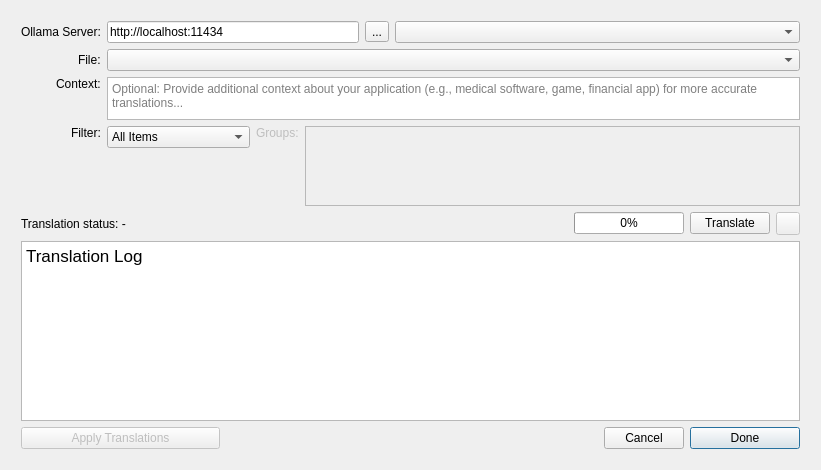
<?xml version="1.0" encoding="UTF-8"?>
<ui version="4.0">
 <class>MachineTranslationDialog</class>
 <widget class="QDialog" name="MachineTranslationDialog">
  <property name="geometry">
   <rect>
    <x>0</x>
    <y>0</y>
    <width>821</width>
    <height>470</height>
   </rect>
  </property>
  <property name="windowTitle">
   <string>Auto Translation Dialog</string>
  </property>
  <layout class="QGridLayout" name="gridLayout_2" rowstretch="0">
   <item row="0" column="0">
    <layout class="QGridLayout" name="gridLayout" rowstretch="0,0,0,0,0,0,0,0,0,1,0,0">
     <property name="sizeConstraint">
      <enum>QLayout::SizeConstraint::SetDefaultConstraint</enum>
     </property>
     <property name="leftMargin">
      <number>10</number>
     </property>
     <property name="topMargin">
      <number>10</number>
     </property>
     <property name="rightMargin">
      <number>10</number>
     </property>
     <property name="bottomMargin">
      <number>10</number>
     </property>
     <item row="7" column="19">
      <widget class="QToolButton" name="stopButton">
       <property name="enabled">
        <bool>false</bool>
       </property>
       <property name="sizePolicy">
        <sizepolicy hsizetype="Fixed" vsizetype="Fixed">
         <horstretch>100</horstretch>
         <verstretch>100</verstretch>
        </sizepolicy>
       </property>
       <property name="text">
        <string/>
       </property>
       <property name="icon">
        <iconset theme="QIcon::ThemeIcon::ProcessStop"/>
       </property>
       <property name="checkable">
        <bool>false</bool>
       </property>
      </widget>
     </item>
     <item row="1" column="1" rowspan="3" colspan="19">
      <widget class="QComboBox" name="filesComboBox"/>
     </item>
     <item row="0" column="9">
      <widget class="QToolButton" name="connectButton">
       <property name="text">
        <string>...</string>
       </property>
       <property name="icon">
        <iconset theme="QIcon::ThemeIcon::SystemSearch"/>
       </property>
      </widget>
     </item>
     <item row="0" column="10" colspan="10">
      <widget class="QComboBox" name="modelComboBox">
       <property name="minimumSize">
        <size>
         <width>150</width>
         <height>0</height>
        </size>
       </property>
      </widget>
     </item>
     <item row="0" column="0" alignment="Qt::AlignmentFlag::AlignRight">
      <widget class="QLabel" name="serverLabel">
       <property name="text">
        <string>Ollama Server:</string>
       </property>
       <property name="buddy">
        <cstring>serverText</cstring>
       </property>
      </widget>
     </item>
     <item row="1" column="0" rowspan="3" alignment="Qt::AlignmentFlag::AlignRight">
      <widget class="QLabel" name="filesLabel">
       <property name="text">
        <string>File:</string>
       </property>
       <property name="buddy">
        <cstring>filesComboBox</cstring>
       </property>
      </widget>
     </item>
     <item row="7" column="0" colspan="16">
      <widget class="QLabel" name="statusLabel">
       <property name="sizePolicy">
        <sizepolicy hsizetype="Preferred" vsizetype="Preferred">
         <horstretch>0</horstretch>
         <verstretch>0</verstretch>
        </sizepolicy>
       </property>
       <property name="text">
        <string>Translation status: -</string>
       </property>
      </widget>
     </item>
     <item row="10" column="18" rowspan="2" colspan="2">
      <widget class="QPushButton" name="doneButton">
       <property name="sizePolicy">
        <sizepolicy hsizetype="Minimum" vsizetype="Fixed">
         <horstretch>0</horstretch>
         <verstretch>0</verstretch>
        </sizepolicy>
       </property>
       <property name="maximumSize">
        <size>
         <width>16777215</width>
         <height>16777215</height>
        </size>
       </property>
       <property name="text">
        <string>Done</string>
       </property>
      </widget>
     </item>
     <item row="4" column="0" alignment="Qt::AlignmentFlag::AlignRight|Qt::AlignmentFlag::AlignTop">
      <widget class="QLabel" name="contextLabel">
       <property name="text">
        <string>Context:</string>
       </property>
       <property name="buddy">
        <cstring>contextEdit</cstring>
       </property>
      </widget>
     </item>
     <item row="4" column="1" colspan="19">
      <widget class="QPlainTextEdit" name="contextEdit">
       <property name="maximumSize">
        <size>
         <width>16777215</width>
         <height>43</height>
        </size>
       </property>
       <property name="placeholderText">
        <string>Optional: Provide additional context about your application (e.g., medical software, game, financial app) for more accurate translations...</string>
       </property>
      </widget>
     </item>
     <item row="5" column="0" alignment="Qt::AlignmentFlag::AlignRight|Qt::AlignmentFlag::AlignTop">
      <widget class="QLabel" name="filterLabel">
       <property name="text">
        <string>Filter:</string>
       </property>
      </widget>
     </item>
     <item row="5" column="7" colspan="13">
      <widget class="QListWidget" name="groupListWidget">
       <property name="enabled">
        <bool>false</bool>
       </property>
       <property name="maximumSize">
        <size>
         <width>16777215</width>
         <height>80</height>
        </size>
       </property>
       <property name="selectionMode">
        <enum>QAbstractItemView::SelectionMode::ExtendedSelection</enum>
       </property>
      </widget>
     </item>
     <item row="5" column="6">
      <widget class="QLabel" name="groupLabel">
       <property name="enabled">
        <bool>false</bool>
       </property>
       <property name="text">
        <string>Groups:</string>
       </property>
       <property name="alignment">
        <set>Qt::AlignmentFlag::AlignLeading|Qt::AlignmentFlag::AlignLeft|Qt::AlignmentFlag::AlignTop</set>
       </property>
      </widget>
     </item>
     <item row="5" column="1" colspan="5" alignment="Qt::AlignmentFlag::AlignTop">
      <widget class="QComboBox" name="filterComboBox">
       <property name="duplicatesEnabled">
        <bool>false</bool>
       </property>
       <item>
        <property name="text">
         <string>All Items</string>
        </property>
       </item>
       <item>
        <property name="text">
         <string>Text Based</string>
        </property>
       </item>
       <item>
        <property name="text">
         <string>ID Based</string>
        </property>
       </item>
      </widget>
     </item>
     <item row="0" column="1" colspan="8">
      <widget class="QLineEdit" name="serverText">
       <property name="text">
        <string>http://localhost:11434</string>
       </property>
      </widget>
     </item>
     <item row="8" column="0" rowspan="2" colspan="20">
      <widget class="QTextEdit" name="translationLog">
       <property name="readOnly">
        <bool>true</bool>
       </property>
       <property name="html">
        <string>&lt;!DOCTYPE HTML PUBLIC &quot;-//W3C//DTD HTML 4.0//EN&quot; &quot;http://www.w3.org/TR/REC-html40/strict.dtd&quot;&gt;
&lt;html&gt;&lt;head&gt;&lt;meta name=&quot;qrichtext&quot; content=&quot;1&quot; /&gt;&lt;meta charset=&quot;utf-8&quot; /&gt;&lt;style type=&quot;text/css&quot;&gt;
p, li { white-space: pre-wrap; }
hr { height: 1px; border-width: 0; }
li.unchecked::marker { content: &quot;\2610&quot;; }
li.checked::marker { content: &quot;\2612&quot;; }
&lt;/style&gt;&lt;/head&gt;&lt;body style=&quot; font-family:'.AppleSystemUIFont'; font-size:13pt; font-weight:400; font-style:normal;&quot;&gt;
&lt;p style=&quot; margin-top:0px; margin-bottom:0px; margin-left:0px; margin-right:0px; -qt-block-indent:0; text-indent:0px;&quot;&gt;Translation Log&lt;/p&gt;&lt;/body&gt;&lt;/html&gt;</string>
       </property>
      </widget>
     </item>
     <item row="7" column="18">
      <widget class="QPushButton" name="translateButton">
       <property name="text">
        <string>Translate</string>
       </property>
      </widget>
     </item>
     <item row="10" column="17" rowspan="2">
      <widget class="QPushButton" name="cancelButton">
       <property name="text">
        <string>Cancel</string>
       </property>
      </widget>
     </item>
     <item row="10" column="0" rowspan="2" colspan="5">
      <widget class="QPushButton" name="applyButton">
       <property name="enabled">
        <bool>false</bool>
       </property>
       <property name="text">
        <string>Apply Translations</string>
       </property>
      </widget>
     </item>
     <item row="7" column="16" colspan="2">
      <widget class="QProgressBar" name="progressBar">
       <property name="enabled">
        <bool>true</bool>
       </property>
       <property name="value">
        <number>0</number>
       </property>
      </widget>
     </item>
    </layout>
   </item>
  </layout>
 </widget>
 <tabstops>
  <tabstop>serverText</tabstop>
  <tabstop>connectButton</tabstop>
  <tabstop>modelComboBox</tabstop>
  <tabstop>filesComboBox</tabstop>
  <tabstop>contextEdit</tabstop>
  <tabstop>filterComboBox</tabstop>
  <tabstop>groupListWidget</tabstop>
  <tabstop>stopButton</tabstop>
  <tabstop>translationLog</tabstop>
  <tabstop>applyButton</tabstop>
  <tabstop>doneButton</tabstop>
 </tabstops>
 <resources/>
 <connections/>
</ui>
